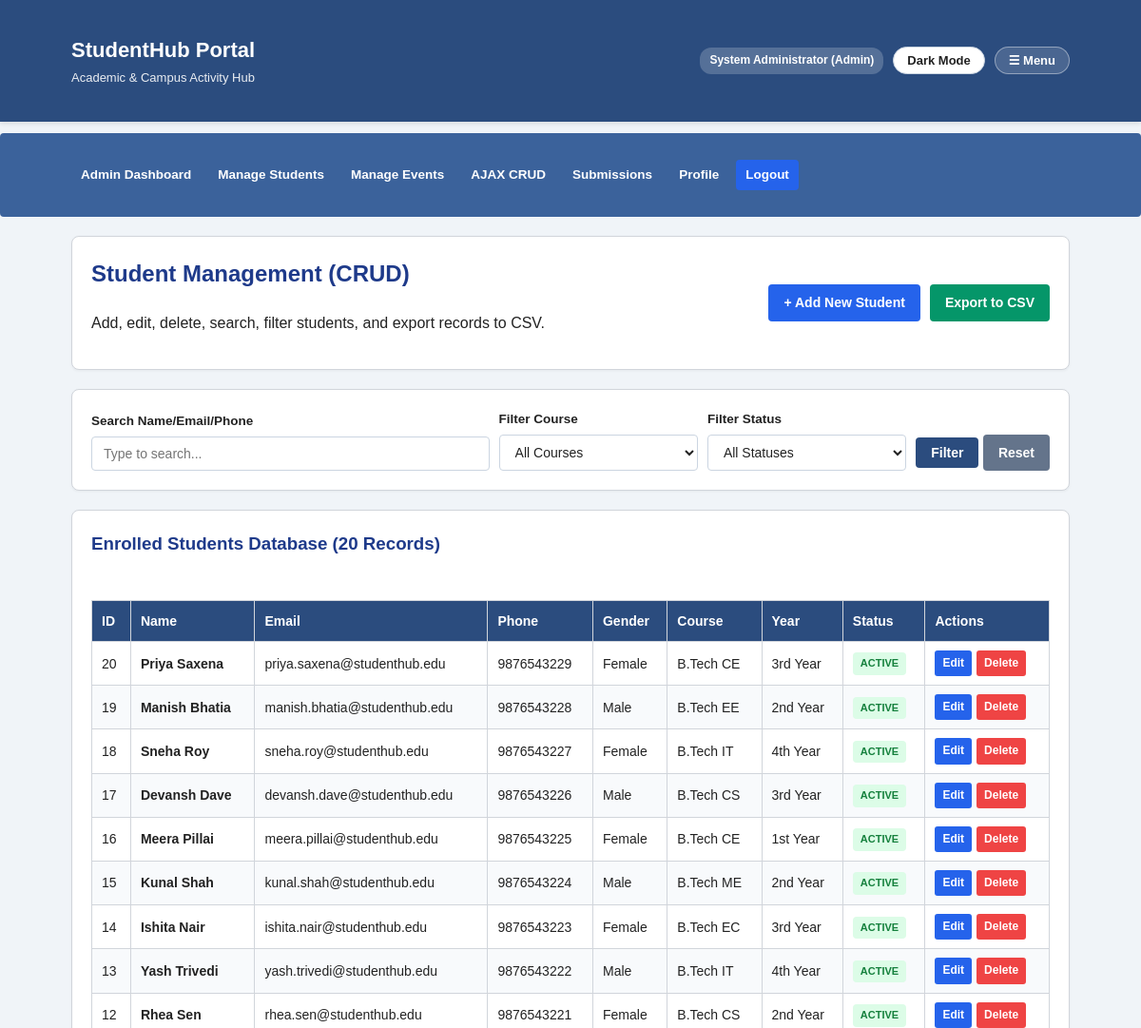
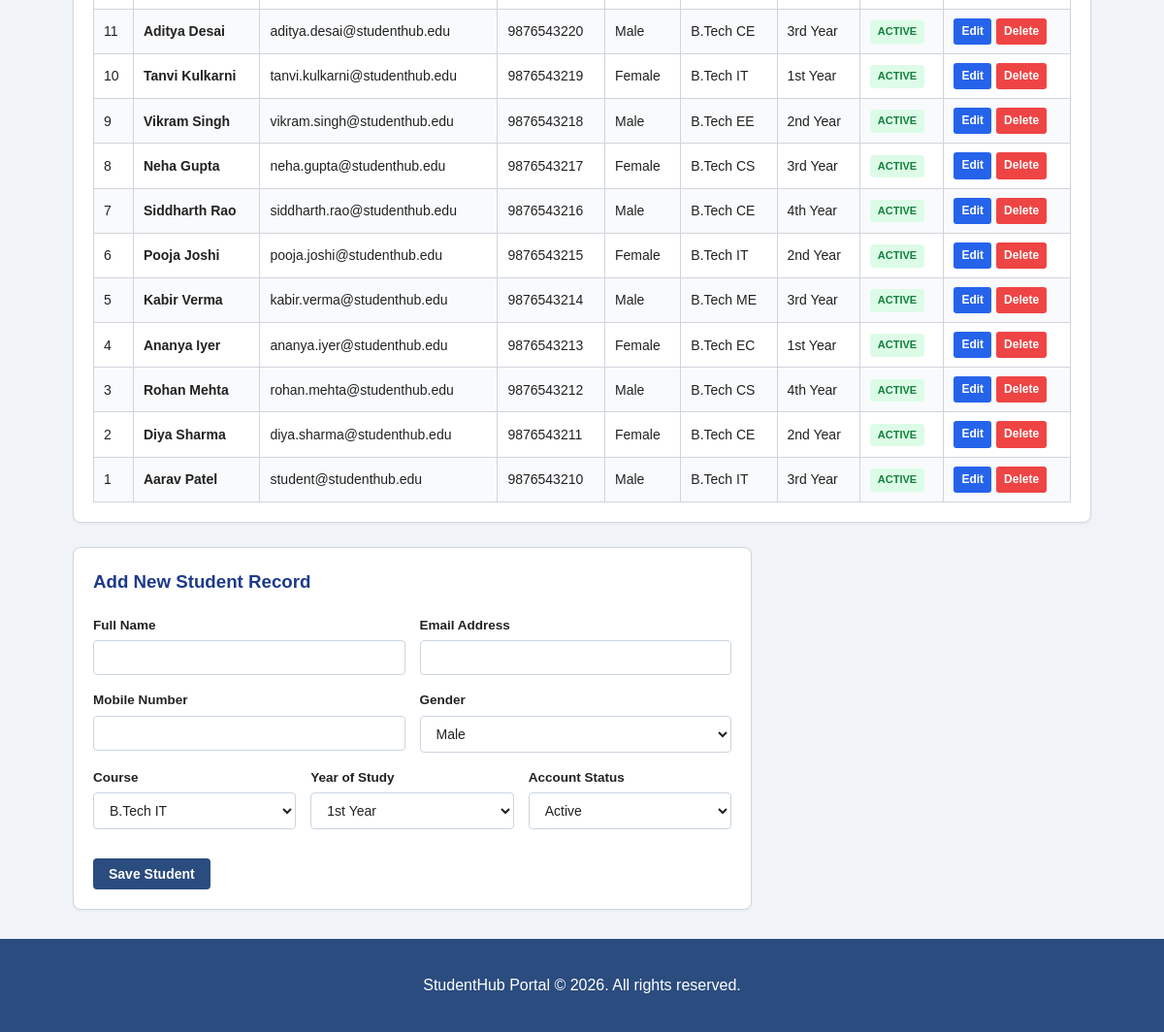
/students.php (signed in), run on the app's committed database (2 pictures, top to bottom).
### tables this page shows
CREATE TABLE IF NOT EXISTS students (
    id INT AUTO_INCREMENT PRIMARY KEY,
    user_id INT NULL,
    name VARCHAR(100) NOT NULL,
    email VARCHAR(100) NOT NULL UNIQUE,
    phone VARCHAR(20) NOT NULL,
    gender VARCHAR(20) NOT NULL,
    course VARCHAR(50) NOT NULL,
    year VARCHAR(20) NOT NULL,
    status ENUM('active', 'inactive') DEFAULT 'active',
    created_at TIMESTAMP DEFAULT CURRENT_TIMESTAMP,
    FOREIGN KEY (user_id) REFERENCES users(id) ON DELETE SET NULL
);

### students.php (the view, shortened to what this page needs)
<?php
require_once "db.php";
$search = trim($_GET['search'] ?? '');
$query = "SELECT * FROM students WHERE 1=1";
$query .= " ORDER BY id DESC";
$studentsList = mysqli_query($conn, $query);
$editStudent = null;
?>
<!DOCTYPE html>
<html lang="en">
<head>
    <link rel="stylesheet" href="style.css">
</head>
<body>
<?php include "navbar.php"; ?>
<main class="container">
    <div class="box" style="margin-top: 20px;">
        <div style="display: flex; justify-content: space-between; align-items: center; flex-wrap: wrap; gap: 10px;">
            <div>
                <h2>Student Management (CRUD)</h2>
                <p>Add, edit, delete, search, filter students, and export records to CSV.</p>
            </div>
            <div style="display: flex; gap: 10px; flex-wrap: wrap;">
                <a href="#studentFormBox" class="btn" style="background: #2563eb;">+ Add New Student</a>
                <a href="export_students.php" class="btn" style="background: #059669;">Export to CSV</a>
            </div>
        </div>
    </div>
    <div class="box" style="margin-top: 20px;">
        <form method="GET" action="students.php" style="display: flex; gap: 10px; flex-wrap: wrap; align-items: flex-end;">
            <div style="flex: 2; min-width: 180px;">
                <label for="search">Search Name/Email/Phone</label>
                <input type="text" id="search" name="search" placeholder="Type to search..." value="<?php echo htmlspecialchars($search); ?>">
            </div>
            <div style="flex: 1; min-width: 140px;">
                <label for="course">Filter Course</label>
                <select id="course" name="course">
                    <option value="">All Courses</option>
                </select>
            </div>
            <div style="flex: 1; min-width: 120px;">
                <label for="status">Filter Status</label>
                <select id="status" name="status">
                    <option value="">All Statuses</option>
                </select>
            </div>
            <div>
                <button type="submit" class="btn">Filter</button>
                <a href="students.php" class="btn" style="background: #64748b;">Reset</a>
            </div>
        </form>
    </div>
    <div class="box" style="margin-top: 20px;">
        <div style="display: flex; justify-content: space-between; align-items: center; margin-bottom: 10px;">
            <h3>Enrolled Students Database (<?php echo mysqli_num_rows($studentsList); ?> Records)</h3>
        </div>
        <div style="overflow-x: auto;">
            <table style="width: 100%;">
                <thead>
                    <tr>
                        <th>ID</th>
                        <th>Name</th>
                        <th>Email</th>
                        <th>Phone</th>
                        <th>Gender</th>
                        <th>Course</th>
                        <th>Year</th>
                        <th>Status</th>
                        <th>Actions</th>
                    </tr>
                </thead>
                <tbody>
                    <?php if (mysqli_num_rows($studentsList) > 0): ?>
                        <?php while ($s = mysqli_fetch_assoc($studentsList)): ?>
                            <tr>
                                <td><?php echo $s['id']; ?></td>
                                <td><strong><?php echo htmlspecialchars($s['name']); ?></strong></td>
                                <td><?php echo htmlspecialchars($s['email']); ?></td>
                                <td><?php echo htmlspecialchars($s['phone']); ?></td>
                                <td><?php echo htmlspecialchars($s['gender']); ?></td>
                                <td><?php echo htmlspecialchars($s['course']); ?></td>
                                <td><?php echo htmlspecialchars($s['year']); ?></td>
                                <td>
                                    <a href="students.php?action=toggle&id=<?php echo $s['id']; ?>" title="Click to toggle status">
                                        <span class="badge <?php echo $s['status'] === 'active' ? 'badge-success' : 'badge-danger'; ?>">
                                            <?php echo ucfirst($s['status']); ?>
                                        </span>
                                    </a>
                                </td>
                                <td>
                                    <div style="display: flex; gap: 5px;">
                                        <a href="students.php?edit_id=<?php echo $s['id']; ?>#studentFormBox" class="btn-sm" style="background: #2563eb; color: #fff; padding: 4px 8px; border-radius: 3px; text-decoration: none; font-size: 12px;">Edit</a>
                                        <a href="students.php?action=delete&id=<?php echo $s['id']; ?>" onclick="return confirm('Are you sure you want to delete <?php echo htmlspecialchars(addslashes($s['name'])); ?>?');" class="btn-sm" style="background: #ef4444; color: #fff; padding: 4px 8px; border-radius: 3px; text-decoration: none; font-size: 12px;">Delete</a>
                                    </div>
                                </td>
                            </tr>
                        <?php endwhile; ?>
                    <?php else: ?>
                        <tr>
                            <td colspan="9" style="text-align: center; color: #64748b; padding: 20px;">No student records found matching the criteria.</td>
                        </tr>
                    <?php endif; ?>
                </tbody>
            </table>
        </div>
    </div>
    <div class="box" id="studentFormBox" style="margin-top: 25px; max-width: 700px;">
        <h3><?php echo $editStudent ? "Edit Student Details (ID: " . $editStudent['id'] . ")" : "Add New Student Record"; ?></h3>
        <form method="POST" action="students.php">
            <div style="display: grid; grid-template-columns: 1fr 1fr; gap: 15px;">
                <div class="form-group">
                    <label for="form_name">Full Name</label>
                    <input type="text" id="form_name" name="name" required value="<?php echo htmlspecialchars($editStudent['name'] ?? ''); ?>">
                </div>
                <div class="form-group">
                    <label for="form_email">Email Address</label>
                    <input type="email" id="form_email" name="email" required value="<?php echo htmlspecialchars($editStudent['email'] ?? ''); ?>">
                </div>
            </div>
            <div style="display: grid; grid-template-columns: 1fr 1fr; gap: 15px;">
                <div class="form-group">
                    <label for="form_phone">Mobile Number</label>
                    <input type="text" id="form_phone" name="phone" required value="<?php echo htmlspecialchars($editStudent['phone'] ?? ''); ?>">
                </div>
                <div class="form-group">
                    <label for="form_gender">Gender</label>
                    <select id="form_gender" name="gender">
                        <option value="Male" <?php if (($editStudent['gender'] ?? '') === 'Male') echo 'selected'; ?>>Male</option>
                    </select>
                </div>
            </div>
            <div style="display: grid; grid-template-columns: 1fr 1fr 1fr; gap: 15px;">
                <div class="form-group">
                    <label for="form_course">Course</label>
                    <select id="form_course" name="course">
                        <option value="B.Tech IT" <?php if (($editStudent['course'] ?? '') === 'B.Tech IT') echo 'selected'; ?>>B.Tech IT</option>
                    </select>
                </div>
                <div class="form-group">
                    <label for="form_year">Year of Study</label>
                    <select id="form_year" name="year">
                        <option value="1st Year" <?php if (($editStudent['year'] ?? '') === '1st Year') echo 'selected'; ?>>1st Year</option>
                    </select>
                </div>
                <div class="form-group">
                    <label for="form_status">Account Status</label>
                    <select id="form_status" name="status">
                        <option value="active" <?php if (($editStudent['status'] ?? '') === 'active') echo 'selected'; ?>>Active</option>
                    </select>
                </div>
            </div>
            <div style="margin-top: 15px; display: flex; gap: 10px;">
                <button type="submit" class="btn"><?php echo $editStudent ? "Update Student" : "Save Student"; ?></button>
            </div>
        </form>
    </div>
</main>
<footer>
    <div class="container footer-content">
        <p>StudentHub Portal &copy; 2026. All rights reserved.</p>
    </div>
</footer>
</body>
</html>

### style.css (style rules this page uses)
:root { --bg-color: #f0f4f8; --text-color: #222222; --card-bg: #ffffff; --card-border: #d1d5db; --header-bg: #2b4c7e; --header-text: #ffffff; --nav-bg: #3b629b; --nav-link: #ffffff; --accent-blue: #1e3a8a; --btn-bg: #2b4c7e; --btn-hover: #1e355b; --input-bg: #ffffff; --table-header-bg: #2b4c7e; --table-stripe: #f8fafc; }
* { box-sizing: border-box; }
body { font-family: Arial, sans-serif; margin: 0; padding: 0; background-color: var(--bg-color); color: var(--text-color); line-height: 1.6; transition: background-color 0.25s ease, color 0.25s ease; }
a { color: #2563eb; text-decoration: none; }
.container { width: 90%; max-width: 1050px; margin: 20px auto; }
.box, .page-intro, .controls-box, .event-card, .form-box, .form-card, .faq-item { background-color: var(--card-bg); border: 1px solid var(--card-border); border-radius: 8px; padding: 20px; margin-bottom: 20px; box-shadow: 0 1px 3px rgba(0,0,0,0.05); }
.page-intro h2, .box h2, .box h3, .form-box h2, .form-card h2 { color: var(--accent-blue); margin-top: 0; }
.badge { display: inline-block; padding: 3px 8px; border-radius: 4px; font-size: 11px; font-weight: bold; text-transform: uppercase; }
.badge-success { background: #dcfce7; color: #15803d; }
.btn, button.btn { display: inline-block; background-color: var(--btn-bg); color: #ffffff !important; padding: 8px 16px; text-decoration: none !important; border-radius: 4px; border: none; cursor: pointer; font-size: 14px; font-weight: bold; transition: background-color 0.2s ease; }
.btn-sm { display: inline-block; padding: 4px 8px; font-size: 12px; font-weight: bold; border-radius: 3px; text-decoration: none !important; cursor: pointer; }
table { width: 100%; border-collapse: collapse; margin-top: 15px; font-size: 14px; }
table, th, td { border: 1px solid var(--card-border); }
th { background-color: var(--table-header-bg); color: #ffffff; text-align: left; padding: 10px; }
td { padding: 9px 10px; }
tr:nth-child(even) { background-color: var(--table-stripe); }
.form-group { margin-bottom: 15px; }
label { display: block; margin-bottom: 5px; font-weight: bold; font-size: 13.5px; }
input[type="text"], input[type="email"], input[type="password"], input[type="date"], input[type="file"], select, textarea { width: 100%; padding: 9px 12px; border: 1px solid #cbd5e1; border-radius: 4px; background-color: var(--input-bg); color: var(--text-color); font-size: 14px; font-family: inherit; }
footer { background-color: var(--header-bg); color: #ffffff; text-align: center; padding: 15px; margin-top: 30px; }

### data on the page
students: id "20", name "Priya Saxena", email "priya.saxena@studenthub.edu", phone "9876543229", gender "Female", course "B.Tech CE", year "3rd Year", status "ACTIVE"
students: id "19", name "Manish Bhatia", email "manish.bhatia@studenthub.edu", phone "9876543228", gender "Male", course "B.Tech EE", year "2nd Year", status "ACTIVE"
students: id "18", name "Sneha Roy", email "sneha.roy@studenthub.edu", phone "9876543227", gender "Female", course "B.Tech IT", year "4th Year", status "ACTIVE"
students: id "17", name "Devansh Dave", email "devansh.dave@studenthub.edu", phone "9876543226", gender "Male", course "B.Tech CS", year "3rd Year", status "ACTIVE"
students: id "16", name "Meera Pillai", email "meera.pillai@studenthub.edu", phone "9876543225", gender "Female", course "B.Tech CE", year "1st Year", status "ACTIVE"
students: id "15", name "Kunal Shah", email "kunal.shah@studenthub.edu", phone "9876543224", gender "Male", course "B.Tech ME", year "2nd Year", status "ACTIVE"
students: id "14", name "Ishita Nair", email "ishita.nair@studenthub.edu", phone "9876543223", gender "Female", course "B.Tech EC", year "3rd Year", status "ACTIVE"
students: id "13", name "Yash Trivedi", email "yash.trivedi@studenthub.edu", phone "9876543222", gender "Male", course "B.Tech IT", year "4th Year", status "ACTIVE"
students: id "12", name "Rhea Sen", email "rhea.sen@studenthub.edu", phone "9876543221", gender "Female", course "B.Tech CS", year "2nd Year", status "ACTIVE"
students: id "11", name "Aditya Desai", email "aditya.desai@studenthub.edu", phone "9876543220", gender "Male", course "B.Tech CE", year "3rd Year", status "ACTIVE"
students: id "10", name "Tanvi Kulkarni", email "tanvi.kulkarni@studenthub.edu", phone "9876543219", gender "Female", course "B.Tech IT", year "1st Year", status "ACTIVE"
students: id "9", name "Vikram Singh", email "vikram.singh@studenthub.edu", phone "9876543218", gender "Male", course "B.Tech EE", year "2nd Year", status "ACTIVE"
students: id "8", name "Neha Gupta", email "neha.gupta@studenthub.edu", phone "9876543217", gender "Female", course "B.Tech CS", year "3rd Year", status "ACTIVE"
students: id "7", name "Siddharth Rao", email "siddharth.rao@studenthub.edu", phone "9876543216", gender "Male", course "B.Tech CE", year "4th Year", status "ACTIVE"
students: id "6", name "Pooja Joshi", email "pooja.joshi@studenthub.edu", phone "9876543215", gender "Female", course "B.Tech IT", year "2nd Year", status "ACTIVE"
students: id "5", name "Kabir Verma", email "kabir.verma@studenthub.edu", phone "9876543214", gender "Male", course "B.Tech ME", year "3rd Year", status "ACTIVE"
students: id "4", name "Ananya Iyer", email "ananya.iyer@studenthub.edu", phone "9876543213", gender "Female", course "B.Tech EC", year "1st Year", status "ACTIVE"
students: id "3", name "Rohan Mehta", email "rohan.mehta@studenthub.edu", phone "9876543212", gender "Male", course "B.Tech CS", year "4th Year", status "ACTIVE"
students: id "2", name "Diya Sharma", email "diya.sharma@studenthub.edu", phone "9876543211", gender "Female", course "B.Tech CE", year "2nd Year", status "ACTIVE"
students: id "1", name "Aarav Patel", email "student@studenthub.edu", phone "9876543210", gender "Male", course "B.Tech IT", year "3rd Year", status "ACTIVE"

### other printed values
$userName "System Administrator"
$userRole "Admin"
mysqli_num_rows($studentsList) "20"
